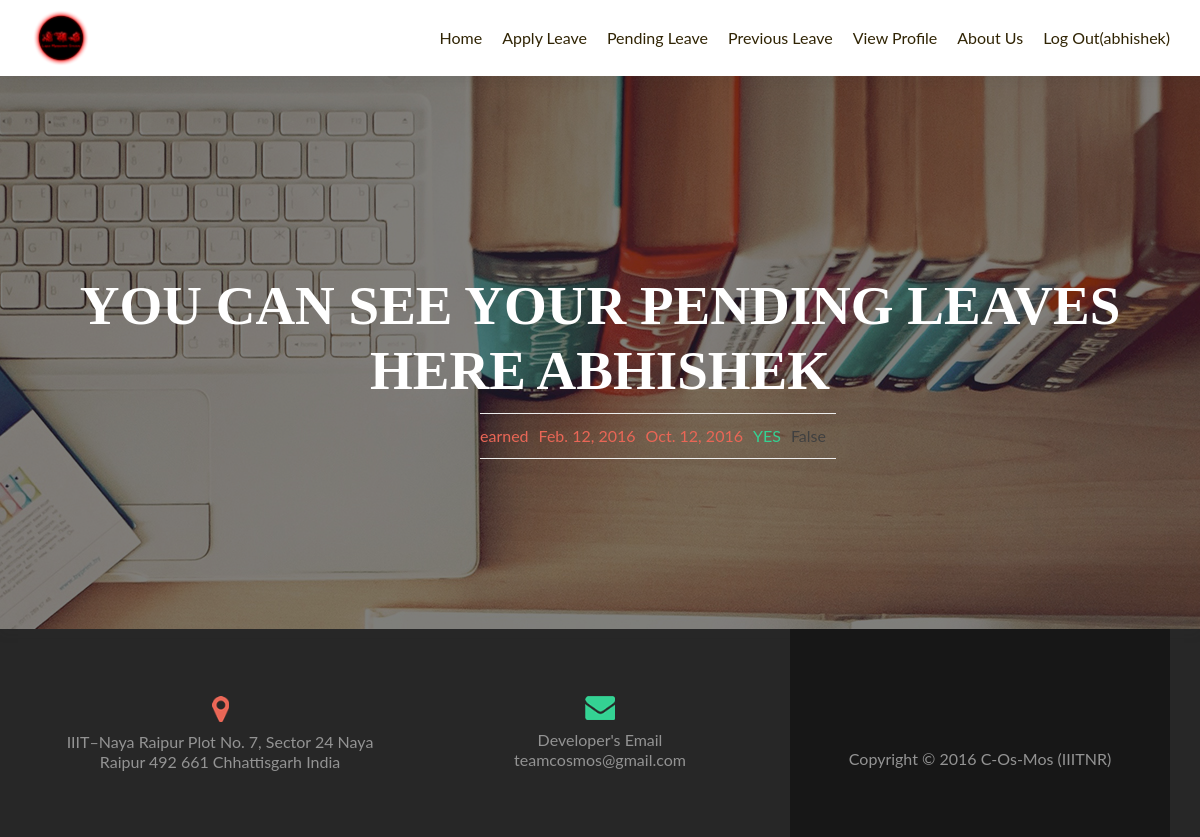
The app's page /pendingleaves (signed in) with its own data.
### app/models.py (models this page shows, shortened)
class Leave_Status(models.Model):
    leave_choices = [('medical',"Medical Leave"),('earned',"Earned Leave"),('casual',"Casual Leave"),('holiday',"Restricted Holiday Leave"),('study',"Study Leave")]
    user= models.TextField(blank=True)
    type = models.CharField(choices = leave_choices,max_length = 7,default = 'earned')
    start_date = models.DateField()
    end_date = models.DateField()
    suggested = models.CharField(max_length = 50)
    status = models.BooleanField(default=False)

### app/views.py (the view)
# urls.py: url(r'^pendingleaves$',app.views.pendingleave,name = 'pendingleave'),
@login_required(login_url='/')
def pendingleave(request):
    if request.method == 'GET':
        pending = Leave_Status.objects.filter(user = request.user.get_username(),status = False)
    return render(
        request,
        'app/pendingleave.html',
        {'pending' : pending}
        )

### app/templates/app/pendingleave.html (shortened to what this page needs)
﻿<html style="overflow : hidden">
    <head>
        {%load staticfiles%}
        <link rel="stylesheet" type="text/css" href="{%static 'app/content/admin-bar.min.css'%}">
        <link rel="stylesheet" type="text/css" href="{%static 'app/content/css'%}">
        <link rel="stylesheet" type="text/css" href="{%static 'app/content/css(1)'%}">
        <link rel="stylesheet" type="text/css" href="{%static 'app/content/css(2)'%}">
        <link rel="stylesheet" type="text/css" href="{%static 'app/content/css(3)'%}">
        <link rel="stylesheet" type="text/css" href="{%static 'app/content/css(4)'%}">
        <link rel="stylesheet" type="text/css" href="{%static 'app/content/bootstrap.css'%}">
        <link rel="stylesheet" type="text/css" href="{%static 'app/content/css(5)'%}">
        <link rel="stylesheet" type="text/css" href="{%static 'app/content/dashicons.min.css'%}">
        <link rel="stylesheet" type="text/css" href="{%static 'app/content/font-awesome.min.css'%}">
        <link rel="stylesheet" type="text/css" href="{%static 'app/content/front(1).css'%}">
        <link rel="stylesheet" type="text/css" href="{%static 'app/content/front.css'%}">
        <link rel="stylesheet" type="text/css" href="{%static 'app/content/pixeden-icons.css'%}">
        <link rel="stylesheet" type="text/css" href="{%static 'app/content/responsive.css'%}">
        <link rel="stylesheet" type="text/css" href="{%static 'app/content/share-svg.css'%}">
        <link rel="stylesheet" type="text/css" href="{%static 'app/content/style(1).css'%}">
        <link rel="stylesheet" type="text/css" href="{%static 'app/content/style.css'%}">
    </head>
<body class="home blog logged-in admin-bar custom-background  customize-support">
<div id="mobilebgfix">
	<div class="mobile-bg-fix-whole-site">
    <header id="home" class="header" style="min-height: 111px;">
	<div id="main-nav" class="navbar navbar-inverse bs-docs-nav fixed" role="banner" style="min-height: 76px;">
		<div class="container">
			<div class="navbar-header responsive-logo">
				<a href="/" class="navbar-brand"><img src="{%static 'app/lms.png'%}" alt="LMS"></a>
			</div>
			<nav class="navbar-collapse bs-navbar-collapse collapse" role="navigation" id="site-navigation">
				<ul id="menu-navigation" class="nav navbar-nav navbar-right responsive-nav main-nav-list">
                <li id="menu-item-919" class="menu-item menu-item-type-custom menu-item-object-custom current-menu-item current_page_item menu-item-home menu-item-919"><a href="{%url 'index'%}">Home</a></li>
                <li id="menu-item-60" class="menu-item menu-item-type-taxonomy menu-item-object-category menu-item-60"><a href="{% url "applyleave"%}">Apply Leave</a></li>
                <li id="menu-item-60" class="menu-item menu-item-type-taxonomy menu-item-object-category menu-item-60"><a href="{% url "pendingleave"%}">Pending Leave</a></li>
                <li id="menu-item-60" class="menu-item menu-item-type-taxonomy menu-item-object-category menu-item-60"><a href="{% url "previousleave"%}">Previous Leave</a></li>
                <li id="menu-item-60" class="menu-item menu-item-type-taxonomy menu-item-object-category menu-item-60"><a href="{% url "index"%}#team">View Profile</a></li>
                <li id="menu-item-60" class="menu-item menu-item-type-taxonomy menu-item-object-category menu-item-60"><a href="#footer">About Us</a></li>
                <li id="menu-item-60" class="menu-item menu-item-type-taxonomy menu-item-object-category menu-item-60"><a href="{%url 'logout'%}">Log Out({{request.user.username}})</a></li>
                </ul>
            </nav>
		</div>
	</div>
   <div class="header-content-wrap">
       <h2 class="intro-text">You can see your Pending Leaves Here {{ user.username }} </h2>
        <div style="padding-left:480px">
        <table style="width:auto;">
            {% for leave in pending %}
            <tr>
                <td class="red-text">
                    {{leave.type}}
                </td>
                <td class="red-text">
                    {{leave.start_date}}
                </td>
                <td class="red-text">
                    {{leave.end_date}}
                </td>
                <td class="green-text">
                    {{leave.suggested}}
                </td>
                <td>
                    {{leave.status}}
                </td>
            </tr>
            {% endfor %}
            </table>
        </div>
</header>
<footer id="footer" role="contentinfo">
    <div class="container">
        <div class="col-md-4 company-details">
        <div class="icon-top red-text">
            <img src="{% static 'app/map.png' %}" alt="">
        </div>
        <div class="zerif-footer-address">IIIT–Naya Raipur Plot No. 7,
        Sector 24 Naya Raipur 492 661
        Chhattisgarh India
            </div>
        </div>
    <div class="col-md-4 company-details">
        <div class="icon-top green-text">
            <img src="{% static 'app/envelope.png' %}" alt="">
        </div>
        <div class="zerif-footer-email">
        <a href="mailto:editor@iiitnrantardhwani.org.in">Developer's Email</a><br>teamcosmos@gmail.com
        </div>
    </div>
    <div class="col-md-4 copyright">
        <ul class="social">
        <li><a href=""><i class="fa fa-facebook"></i></a></li>
        <li><a href=""><i class="fa fa-twitter"></i></a></li>
        <li><a href=""><i class="fa fa-instagram"></i></a></li></ul>
        <p id="zerif">Copyright © 2016 C-Os-Mos (IIITNR)</p>
    </div>
</div>
</footer>
</div>
</div>
    <div id="ascrail2000" class="nicescroll-rails nicescroll-rails-vr" style="width: 8px; z-index: auto; cursor: default; position: fixed; top: 0px; height: 100%; right: 0px; display: block; opacity: 1;">
    </div>
</body></html>

### app/static/app/content/style(1).css (style rules this page uses)
body { font-family: 'Roboto', sans-serif !important; font-size: 14px; color: #808080; font-weight: normal; line-height: 25px; text-align: center; }
.navbar-inverse .navbar-nav > li > a { color: #302404 !important; }
#footer { background: #3B5C6C none repeat scroll 0% 0%; }
.copyright { padding-top: 68px; padding-bottom: 68px; background: #2C4754 none repeat scroll 0% 0%; }
.company-details { color: #F5F5F5; padding-top: 67px; padding-bottom: 67px; }
.social li a { color: #E1E1E1; font-size: 18px; }

### records on screen
Leave_Status: type "earned", start_date "Feb. 12, 2016", end_date "Oct. 12, 2016", suggested "YES", status "False"

### other values on screen
{{ request.user.username }} "abhishek"
{{ user.username }} "ABHISHEK"
